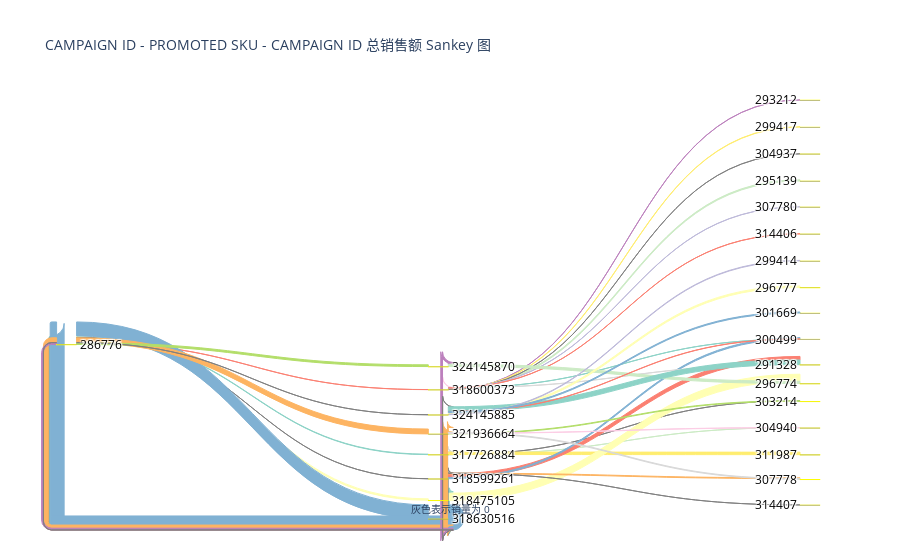

The cell this chart's notebook holds for it:
### Code cell
# 根据primary_label调整合并顺序
if primary_label == 'PROMOTED SKU':
    # 当 primary_label 为 'PROMOTED SKU' 时，反转顺序
    combined_data = pd.concat([
        grouped_df.rename(columns={"PROMOTED SKU": "Source", "CAMPAIGN ID": "Target", "TOTAL SALES": "Value"}),
        reverse_grouped_df.rename(columns={"CAMPAIGN ID": "Source", "PROMOTED SKU": "Target", "TOTAL SALES": "Value"})
    ])
else:
    # 默认顺序
    combined_data = pd.concat([
        grouped_df.rename(columns={"CAMPAIGN ID": "Source", "PROMOTED SKU": "Target", "TOTAL SALES": "Value"}),
        reverse_grouped_df.rename(columns={"PROMOTED SKU": "Source", "CAMPAIGN ID": "Target", "TOTAL SALES": "Value"})
    ])

# 替换 TOTAL SALES 为 0 的值为一个小值，避免 Sankey 图显示异常
combined_data["Value"] = combined_data["Value"].replace(0, 1e-6)

# 定义颜色列表
color_palette = plotly.colors.qualitative.Set3
combined_data["Color"] = [
    "grey" if value == 1e-6 else color_palette[i % len(color_palette)]
    for i, value in enumerate(combined_data["Value"])
]
# 创建 Sankey 图所需的唯一标签
unique_labels = pd.concat([combined_data["Source"], combined_data["Target"]]).unique()
label_to_index = {label: idx for idx, label in enumerate(unique_labels)}

# 映射标签到索引
combined_data["Source"] = combined_data["Source"].map(label_to_index)
combined_data["Target"] = combined_data["Target"].map(label_to_index)

# 创建 Sankey 图
fig = go.Figure(data=[go.Sankey(
    textfont=dict(size=12, color='black'),
    node=dict(
        pad=30,
        thickness=20,
        line=dict(color="yellow", width=0.5),
        label=[str(label) for label in unique_labels],
        color='blue'
    ),
    link=dict(
        source=combined_data["Source"],
        target=combined_data["Target"],
        value=combined_data["Value"],
        color=combined_data["Color"],
        hovertemplate="Source: %{source.label}<br>Target: %{target.label}<br>Total Sales: %{value}<extra></extra>"
    )
)])

# 更新图表布局并显示
fig.update_layout(
    title_text="CAMPAIGN ID - PROMOTED SKU - CAMPAIGN ID 总销售额 Sankey 图",
    font_size=10,
    annotations=[
        dict(
            text="灰色表示销量为 0",
            x=0.5,
            y=-0.1,
            showarrow=False
        )
    ]
)
fig.show()

### Figure 1 — Plotly figure (JSON) as saved in the notebook; plotly's stock layout.template omitted (floating-point values rounded to 4 significant figures)
{"data": [{"link": {"color": ["rgb(141,211,199)", "rgb(255,255,179)", "grey", "rgb(251,128,114)", "rgb(128,177,211)", "rgb(253,180,98)", "rgb(179,222,105)", "grey", "rgb(217,217,217)", "grey", "rgb(204,235,197)", "rgb(255,237,111)", "rgb(141,211,199)", "rgb(255,255,179)", "grey", "rgb(251,128,114)", "rgb(128,177,211)", "rgb(253,180,98)", "grey", "rgb(252,205,229)", "rgb(217,217,217)", "rgb(188,128,189)", "rgb(204,235,197)", "rgb(255,237,111)", "rgb(141,211,199)", "grey", "rgb(190,186,218)", "rgb(251,128,114)", "rgb(128,177,211)", "rgb(253,180,98)", "rgb(179,222,105)", "rgb(252,205,229)", "rgb(217,217,217)", "rgb(188,128,189)", "rgb(204,235,197)", "grey", "rgb(141,211,199)", "rgb(255,255,179)", "rgb(190,186,218)", "rgb(251,128,114)", "rgb(128,177,211)"], "hovertemplate": "Source: %{source.label}<br>Target: %{target.label}<br>Total Sales: %{value}<extra></extra>", "source": [0, 0, 0, 0, 0, 0, 0, 0, 1, 1, 1, 1, 2, 2, 3, 3, 3, 3, 3, 4, 4, 4, 4, 4, 4, 4, 4, 4, 5, 6, 6, 6, 6, 7, 7, 8, 8, 8, 8, 8, 8], "target": [1, 2, 3, 4, 5, 6, 7, 8, 0, 9, 10, 11, 0, 12, 0, 13, 14, 15, 16, 0, 13, 17, 18, 19, 14, 20, 21, 22, 0, 0, 9, 10, 15, 0, 12, 0, 13, 23, 24, 14, 25], "value": [1106.0, 3847.0, 1e-06, 205.9, 37060.0, 12890.0, 4664.0, 1e-06, 1106.0, 1e-06, 150.0, 6600.0, 3847.0, 18740.0, 1e-06, 9369.0, 3447.0, 1945.0, 1e-06, 205.9, 340.1, 190.0, 2986.0, 853.0, 190.0, 1e-06, 417, 162.0, 37060.0, 12890.0, 1632.0, 620.0, 1923.0, 4664.0, 6033.0, 1e-06, 12140.0, 4173.0, 1510.0, 570.4, 2649.0]}, "node": {"color": "blue", "label": ["286776", "317726884", "318475105", "318599261", "318600373", "318630516", "321936664", "324145870", "324145885", "303214", "304940", "311987", "296774", "291328", "300499", "307778", "314407", "293212", "295139", "299417", "304937", "307780", "314406", "296777", "299414", "301669"], "line": {"color": "yellow", "width": 0.5}, "pad": 30, "thickness": 20}, "textfont": {"color": "black", "size": 12}, "type": "sankey"}], "layout": {"annotations": [{"showarrow": false, "text": "灰色表示销量为 0", "x": 0.5, "y": -0.1}], "font": {"size": 10}, "title": {"text": "CAMPAIGN ID - PROMOTED SKU - CAMPAIGN ID 总销售额 Sankey 图"}}}
